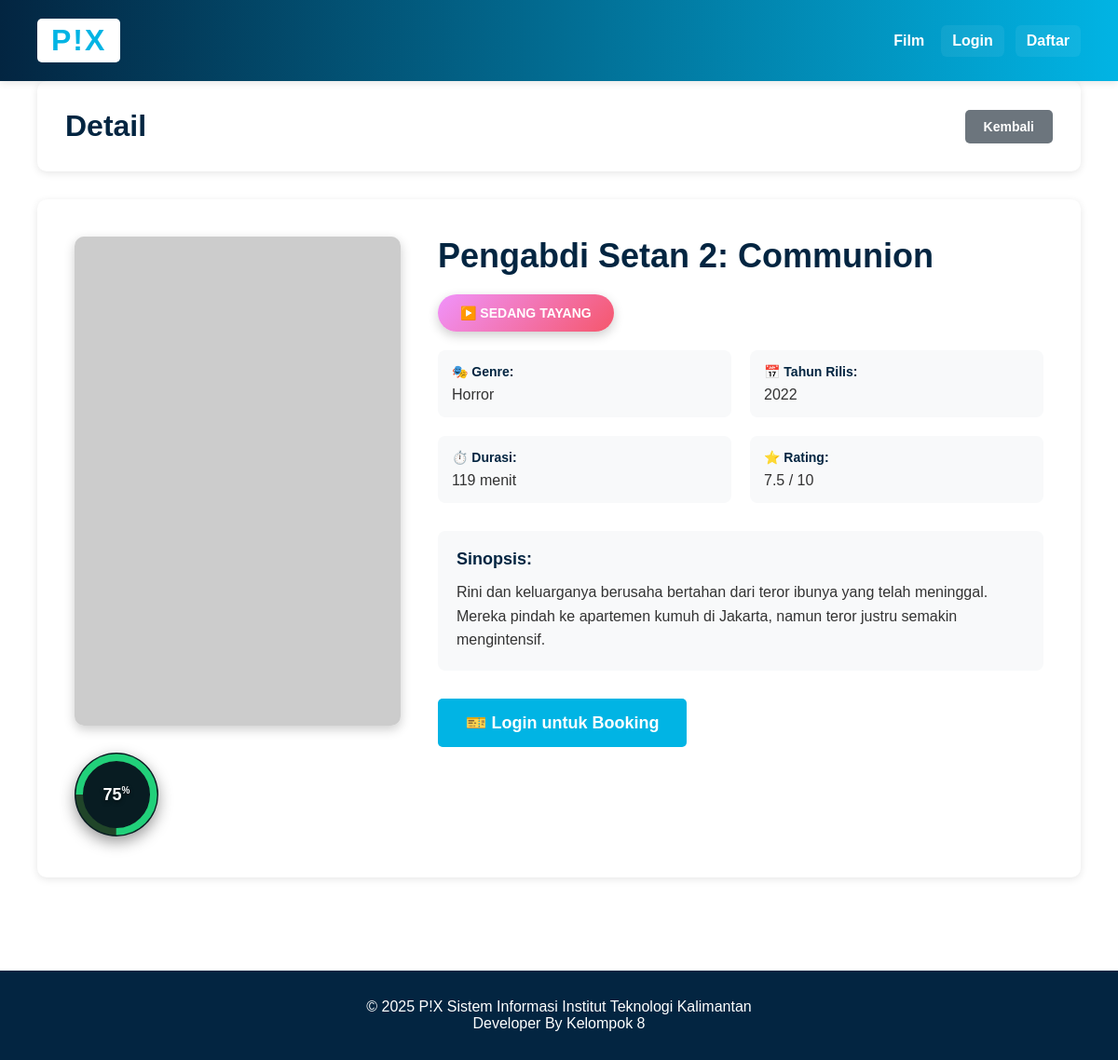
/index.php?module=film&action=show&id=1, run on the app's committed database.
### tables this page shows
CREATE TABLE Film (
    id_film INT PRIMARY KEY AUTO_INCREMENT,
    judul_film VARCHAR(200) NOT NULL,
    tahun_rilis YEAR NOT NULL,
    durasi_menit INT NOT NULL,
    sipnosis TEXT,
    rating DECIMAL(3,1),
    poster_url VARCHAR(500) DEFAULT 'https://via.placeholder.com/300x450',
    id_genre INT,
    created_at TIMESTAMP DEFAULT CURRENT_TIMESTAMP,
    updated_at TIMESTAMP DEFAULT CURRENT_TIMESTAMP ON UPDATE CURRENT_TIMESTAMP,
    FOREIGN KEY (id_genre) REFERENCES Genre(id_genre) ON DELETE SET NULL
);

CREATE TABLE Genre (
    id_genre INT PRIMARY KEY AUTO_INCREMENT,
    nama_genre VARCHAR(50) NOT NULL,
    deskripsi TEXT,
    created_at TIMESTAMP DEFAULT CURRENT_TIMESTAMP
);

### config/database.php (called while the page is built, shortened)
<?php
class Database {
    private $host = "localhost";
    private $db_name = "pix_database";
    private $username = "root";
    private $password = "";
    public function getConnection() {
        $this->conn = null;
        try {
            $this->conn = new PDO(
                "mysql:host=" . $this->host . ";dbname=" . $this->db_name,
                $this->username,
                $this->password
            );
            $this->conn->setAttribute(PDO::ATTR_ERRMODE, PDO::ERRMODE_EXCEPTION);
            $this->conn->exec("set names utf8mb4");
        } catch(PDOException $exception) {
            echo "Connection error: " . $exception->getMessage();
        }
        return $this->conn;
    }
}
?>

### models/QueryBuilder.php (called while the page is built, shortened)
<?php
class QueryBuilder {
    private $pdo;
    private $table;
    private $bindings = [];
    private $select = '*';
    private $joins = [];
    private $wheres = [];
    private $limit;
    public function __construct($pdo) {
        $this->pdo = $pdo;
    }
    public function table($table) {
        $this->table = $table;
        return $this;
    }
    public function select($columns = '*') {
        if (is_array($columns)) {
            $this->select = implode(', ', $columns);
        } else {
            $this->select = $columns;
        }
        return $this;
    }
    public function join($table, $first, $operator, $second, $type = 'INNER') {
        $this->joins[] = "$type JOIN $table ON $first $operator $second";
        return $this;
    }
    public function leftJoin($table, $first, $operator, $second) {
        return $this->join($table, $first, $operator, $second, 'LEFT');
    }
    public function where($column, $operator, $value = null) {
        $placeholder = ':where_' . count($this->bindings);
        $this->wheres[] = "$column $operator $placeholder";
        $this->bindings[$placeholder] = $value;
        return $this;
    }
    public function limit($limit) {
        $this->limit = $limit;
        return $this;
    }
    private function buildSelectQuery() {
        $query = "SELECT {$this->select} FROM {$this->table}";
        if (!empty($this->joins)) {
            $query .= ' ' . implode(' ', $this->joins);
        }
        if (!empty($this->wheres)) {
            $query .= ' WHERE ' . implode(' AND ', $this->wheres);
        }
        if ($this->limit !== null) {
            $query .= " LIMIT {$this->limit}";
        }
        return $query;
    }
    public function get() {
        $query = $this->buildSelectQuery();
        $stmt = $this->pdo->prepare($query);
        $stmt->execute($this->bindings);
        return $stmt;
    }
    public function first() {
        $stmt = $this->get();
        return $stmt->fetch(PDO::FETCH_ASSOC);
    }
    public function reset() {
        $this->bindings = [];
        $this->select = '*';
        $this->joins = [];
        $this->wheres = [];
        $this->limit = null;
        $this->offset = null;
        return $this;
    }
}
?>

### models/Film.php (called while the page is built, shortened)
<?php
require_once 'models/QueryBuilder.php';
class Film {
    private $conn;
    private $qb;
    private $table_name = "Film";
    public $id_film;
    public function __construct($db) {
        $this->conn = $db;
        $this->qb = new QueryBuilder($db);
    }
    public function readOne() {
        $row = $this->qb->reset()
            ->table($this->table_name . ' f')
            ->select('f.*, g.nama_genre')
            ->leftJoin('Genre g', 'f.id_genre', '=', 'g.id_genre')
            ->where('f.id_film', '=', $this->id_film)
            ->first();
        if ($row) {
            $this->judul_film = $row['judul_film'];
            $this->tahun_rilis = $row['tahun_rilis'];
            $this->durasi_menit = $row['durasi_menit'];
            $this->sipnosis = $row['sipnosis'];
            $this->rating = $row['rating'];
            $this->poster_url = $row['poster_url'];
            $this->id_genre = $row['id_genre'];
            return true;
        }
        return false;
    }
public function getFilmStatus($id_film) {
    $query = "SELECT
                CASE
                    WHEN EXISTS (
                        SELECT 1 FROM Jadwal_Tayang jt
                        WHERE jt.id_film = :id_film
                        AND CONCAT(jt.tanggal_tayang, ' ', jt.jam_selesai) >= NOW()
                        AND jt.tanggal_tayang <= DATE_ADD(CURDATE(), INTERVAL 7 DAY)
                    ) THEN 'sedang_tayang'
                    WHEN EXISTS (
                        SELECT 1 FROM Jadwal_Tayang jt
                        WHERE jt.id_film = :id_film
                        AND jt.tanggal_tayang > CURDATE()
                    ) THEN 'akan_tayang'
                    WHEN EXISTS (
                        SELECT 1 FROM Jadwal_Tayang jt
                        WHERE jt.id_film = :id_film
                    ) THEN 'telah_tayang'
                    ELSE 'tidak_ada_jadwal'
                END as status";
    $stmt = $this->conn->prepare($query);
    $stmt->bindParam(':id_film', $id_film);
    $stmt->execute();
    $row = $stmt->fetch(PDO::FETCH_ASSOC);
    return $row['status'] ?? 'tidak_ada_jadwal';
}
}
?>

### views/film/show.php (the view, shortened to what this page needs)
<?php require_once 'views/layouts/header.php'; ?>
<div class="container">
    <div class="header-section">
        <h1>Detail</h1>
        <a href="index.php?module=film" class="btn btn-secondary">Kembali</a>
    </div>
    <div class="detail-container">
        <div class="detail-poster">
            <img src="<?php echo htmlspecialchars($filmData['poster_url'] ?? 'https://via.placeholder.com/350x525'); ?>"
                 alt="<?php echo htmlspecialchars($filmData['judul_film']); ?>">
            <div class="rating-badge-large">
                <svg viewBox="0 0 36 36" class="rating-circle-large">
                    <path d="M18 2.0845 a 15.9155 15.9155 0 0 1 0 31.831 a 15.9155 15.9155 0 0 1 0 -31.831"
                        fill="none" stroke="#204529" stroke-width="3"/>
                    <path d="M18 2.0845 a 15.9155 15.9155 0 0 1 0 31.831 a 15.9155 15.9155 0 0 1 0 -31.831"
                        fill="none" stroke="#21d07a" stroke-width="3"
                        stroke-dasharray="<?php echo ($filmData['rating'] * 10) . ', 100'; ?>"/>
                </svg>
                <span class="rating-text"><?php echo number_format($filmData['rating'] * 10, 0); ?></span>
            </div>
        </div>
        <div class="detail-info">
            <h2><?php echo htmlspecialchars($filmData['judul_film']); ?></h2>
            <?php
            require_once 'models/Film.php';
            $filmModel = new Film($this->db ?? (new Database())->getConnection());
            $filmStatus = $filmModel->getFilmStatus($filmData['id_film']);
            $statusConfig = [
                'sedang_tayang' => ['text' => '▶️ SEDANG TAYANG', 'color' => 'linear-gradient(135deg, #f093fb 0%, #f5576c 100%)'],
                'akan_tayang' => ['text' => '🔜 AKAN TAYANG', 'color' => 'linear-gradient(135deg, #667eea 0%, #764ba2 100%)'],
                'telah_tayang' => ['text' => '✅ TELAH TAYANG', 'color' => 'linear-gradient(135deg, #4facfe 0%, #00f2fe 100%)'],
                'tidak_ada_jadwal' => ['text' => '⚠️ BELUM ADA JADWAL', 'color' => '#6c757d']
            ];
            $currentStatus = $statusConfig[$filmStatus] ?? $statusConfig['tidak_ada_jadwal'];
            ?>
            <div style="display: inline-block; padding: 12px 24px; background: <?php echo $currentStatus['color']; ?>; color: white; border-radius: 25px; font-size: 14px; font-weight: 700; margin-bottom: 20px; box-shadow: 0 4px 12px rgba(0,0,0,0.2);">
                <?php echo $currentStatus['text']; ?>
            </div>
            <div class="info-grid">
                <div class="info-item">
                    <strong>🎭 Genre:</strong>
                    <p><?php echo htmlspecialchars($filmData['nama_genre']); ?></p>
                </div>
                <div class="info-item">
                    <strong>📅 Tahun Rilis:</strong>
                    <p><?php echo $filmData['tahun_rilis']; ?></p>
                </div>
                <div class="info-item">
                    <strong>⏱️ Durasi:</strong>
                    <p><?php echo $filmData['durasi_menit']; ?> menit</p>
                </div>
                <div class="info-item">
                    <strong>⭐ Rating:</strong>
                    <p><?php echo $filmData['rating']; ?> / 10</p>
                </div>
            </div>
            <div class="synopsis-section">
                <strong>Sinopsis:</strong>
                <p><?php echo nl2br(htmlspecialchars($filmData['sipnosis'] ?? 'Tidak ada sinopsis')); ?></p>
            </div>
            <div class="detail-actions">
                <?php
                if(isset($_SESSION['user_id'])): ?>
                    <a href="index.php?module=transaksi&action=pilihJadwal&id_film=<?php echo $filmData['id_film']; ?>"
                       class="btn btn-primary" style="font-size: 18px; padding: 15px 30px;">
                        🎫 Booking Tiket
                    </a>
                <?php elseif(!isset($_SESSION['user_id']) && !isset($_SESSION['admin_id'])): ?>
                    <a href="index.php?module=auth&action=index"
                       class="btn btn-primary" style="font-size: 18px; padding: 15px 30px;">
                        🎫 Login untuk Booking
                    </a>
                <?php endif; ?>
            </div>
        </div>
    </div>
</div>
<?php require_once 'views/layouts/footer.php'; ?>

### assets/style.css (style rules this page uses)
* { margin: 0; padding: 0; box-sizing: border-box; }
html, body { margin: 0; padding: 0; font-family: 'Source Sans Pro', Arial, sans-serif; background: #ffffff; min-height: 100vh; color: #000000; }
.container { max-width: 1400px; margin: 0 auto; padding: 0 40px 40px; }
.rating-badge-large { margin-top: 25px; position: relative; width: 90px; height: 90px; display: inline-block; }
.rating-badge-large::before { content: ''; position: absolute; top: 0; left: 0; width: 90px; height: 90px; background: #081c22; border-radius: 50%; box-shadow: 0 6px 16px rgba(0,0,0,0.4); }
.rating-circle-large { position: absolute; top: 0; left: 0; transform: rotate(-90deg); width: 90px; height: 90px; z-index: 2; }
.rating-text { position: absolute; top: 50%; left: 50%; transform: translate(-50%, -50%); font-size: 18px; font-weight: 700; color: white; z-index: 3; text-shadow: 0 2px 4px rgba(0,0,0,0.5); }
.rating-text::after { content: '%'; font-size: 10px; vertical-align: super; }
.btn { padding: 10px 20px; border: none; border-radius: 5px; cursor: pointer; text-decoration: none; display: inline-block; font-weight: 600; transition: all 0.3s; font-size: 14px; }
.btn-primary { background: #01b4e4; color: white; }
.btn-secondary { background: #6c757d; color: white; }
.header-section { background: white; padding: 30px; border-radius: 10px; margin-bottom: 30px; box-shadow: 0 2px 8px rgba(0,0,0,0.1); display: flex; justify-content: space-between; align-items: center; }
.header-section h1 { color: #032541; font-size: 32px; }
.detail-container { background: white; border-radius: 10px; padding: 40px; box-shadow: 0 2px 8px rgba(0,0,0,0.1); display: grid; grid-template-columns: 350px 1fr; gap: 40px; }
.detail-poster { position: relative; }
.detail-poster img { width: 100%; border-radius: 10px; box-shadow: 0 4px 12px rgba(0,0,0,0.2); }
.detail-info h2 { color: #032541; font-size: 36px; margin-bottom: 20px; }
.info-grid { display: grid; grid-template-columns: 1fr 1fr; gap: 20px; margin-bottom: 30px; }
.info-item { padding: 15px; background: #f8f9fa; border-radius: 8px; }
.info-item strong { display: block; color: #032541; margin-bottom: 8px; font-size: 14px; }
.info-item p { color: #333; margin: 0; font-size: 16px; }
.synopsis-section { padding: 20px; background: #f8f9fa; border-radius: 8px; margin-bottom: 30px; }
.synopsis-section strong { display: block; color: #032541; margin-bottom: 12px; font-size: 18px; }
.synopsis-section p { color: #333; line-height: 1.6; }
.detail-actions { display: flex; gap: 15px; }

### data on the page
film: $filmData['rating']*10 "75", judul_film "Pengabdi Setan 2: Communion", id_genre.nama_genre "Horror", tahun_rilis "2022", durasi_menit "119", rating "7.5", sipnosis "Rini dan keluarganya berusaha bertahan dari teror ibunya yang telah meninggal. Mereka pindah ke apartemen kumuh di Jakarta, namun teror justru semakin mengintensif."

### other printed values
$currentStatus['text'] "▶️ SEDANG TAYANG"
